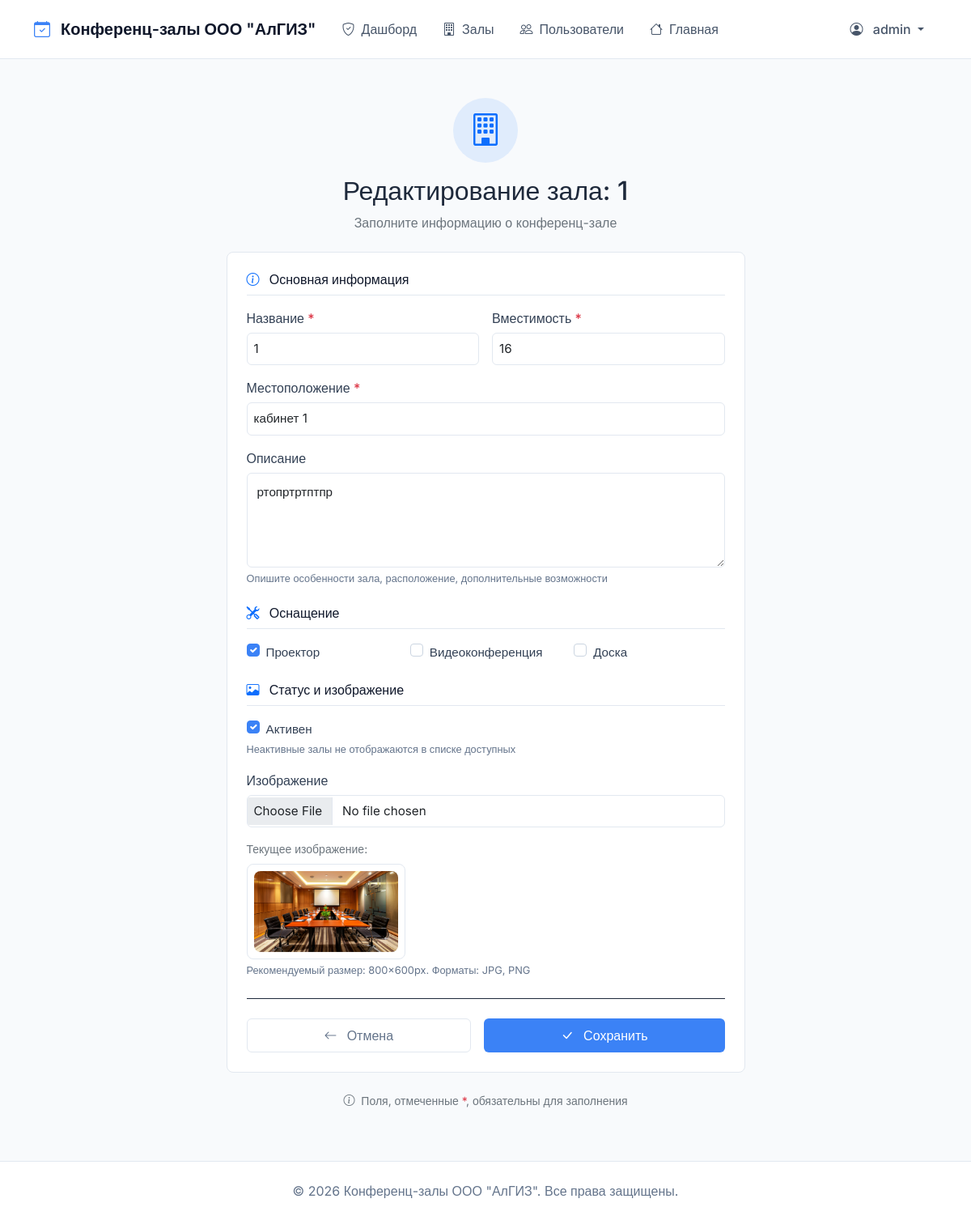
The page /moderator/rooms/1/edit/ (signed in) on the database its author committed.
### bookings/models.py (models this page shows, shortened)
class User(AbstractUser):
    ROLE_CHOICES = (
        ('moderator', 'Модератор'),
        ('requester', 'Заявитель'),
        ('employee', 'Сотрудник'),
    )
    role = models.CharField(max_length=20, choices=ROLE_CHOICES, default='employee', verbose_name="Роль")
    phone = models.CharField(max_length=20, blank=True, verbose_name="Телефон")
    department = models.CharField(max_length=100, blank=True, verbose_name="Отдел")
    avatar = models.ImageField(upload_to='avatars/', blank=True, null=True, verbose_name="Аватар")
    def get_full_name(self):
        if self.first_name and self.last_name:
            return f"{self.first_name} {self.last_name}"
        return self.username
    class Meta:
        verbose_name = "Пользователь"
        verbose_name_plural = "Пользователи"

class ConferenceRoom(models.Model):
    name = models.CharField(max_length=100, verbose_name="Название")
    capacity = models.PositiveIntegerField(verbose_name="Вместимость")
    location = models.CharField(max_length=200, verbose_name="Местоположение")
    description = models.TextField(blank=True, verbose_name="Описание")
    has_projector = models.BooleanField(default=False, verbose_name="Проектор")
    has_video_conference = models.BooleanField(default=False, verbose_name="Видеоконференция")
    has_whiteboard = models.BooleanField(default=False, verbose_name="Доска")
    is_active = models.BooleanField(default=True, verbose_name="Активен")
    image = models.ImageField(upload_to='rooms/', blank=True, null=True, verbose_name="Изображение")
    created_at = models.DateTimeField(auto_now_add=True, verbose_name="Дата создания")
    updated_at = models.DateTimeField(auto_now=True, verbose_name="Дата обновления")
    class Meta:
        verbose_name = "Конференц-зал"
        verbose_name_plural = "Конференц-залы"
        ordering = ['name']

### bookings/views.py (the view)
# urls.py: path('moderator/rooms/<int:room_id>/edit/', views.edit_room, name='edit_room'),
@moderator_required
def edit_room(request, room_id):
    room = get_object_or_404(ConferenceRoom, id=room_id)
    if request.method == 'POST':
        form = RoomForm(request.POST, request.FILES, instance=room)
        if form.is_valid():
            room = form.save()
            messages.success(request, f"Зал '{room.name}' обновлен")
            return redirect('bookings:room_management')
    else:
        form = RoomForm(instance=room)
    return render(request, 'bookings/room_form.html', {
        'form': form, 'title': f'Редактирование зала: {room.name}'
    })

### bookings/templates/bookings/room_form.html (shortened to what this page needs)
{% extends 'bookings/base.html' %}
{% load static %}
{% block content %}
<div class="row justify-content-center">
    <div class="col-md-8 col-lg-7">
        <div class="text-center mb-4">
            <div class="bg-primary bg-opacity-10 rounded-circle d-inline-flex p-3 mb-3">
                <i class="bi bi-building text-primary fs-1"></i>
            </div>
            <h2 class="fw-semibold mb-2">{{ title }}</h2>
            <p class="text-secondary">Заполните информацию о конференц-зале</p>
        </div>
        <div class="border rounded-3 bg-white p-4">
            <form method="post" enctype="multipart/form-data">
                <div class="mb-4">
                    <h6 class="fw-medium mb-3">
                        <i class="bi bi-info-circle text-primary me-2"></i>
                        Основная информация
                    </h6>
                    <div class="row g-3">
                        <div class="col-md-6">
                            <label for="{{ form.name.id_for_label }}" class="form-label fw-medium">
                                {{ form.name.label }} <span class="text-danger">*</span>
                            </label>
                            {{ form.name }}
                        </div>
                        <div class="col-md-6">
                            <label for="{{ form.capacity.id_for_label }}" class="form-label fw-medium">
                                {{ form.capacity.label }} <span class="text-danger">*</span>
                            </label>
                            {{ form.capacity }}
                        </div>
                        <div class="col-12">
                            <label for="{{ form.location.id_for_label }}" class="form-label fw-medium">
                                {{ form.location.label }} <span class="text-danger">*</span>
                            </label>
                            {{ form.location }}
                        </div>
                        <div class="col-12">
                            <label for="{{ form.description.id_for_label }}" class="form-label fw-medium">
                                {{ form.description.label }}
                            </label>
                            {{ form.description }}
                            <div class="form-text">Опишите особенности зала, расположение, дополнительные возможности</div>
                        </div>
                    </div>
                </div>
                <div class="mb-4">
                    <h6 class="fw-medium mb-3">
                        <i class="bi bi-tools text-primary me-2"></i>
                        Оснащение
                    </h6>
                    <div class="row g-3">
                        <div class="col-md-4">
                            <div class="form-check">
                                {{ form.has_projector }}
                                <label class="form-check-label" for="{{ form.has_projector.id_for_label }}">
                                    {{ form.has_projector.label }}
                                </label>
                            </div>
                        </div>
                        <div class="col-md-4">
                            <div class="form-check">
                                {{ form.has_video_conference }}
                                <label class="form-check-label" for="{{ form.has_video_conference.id_for_label }}">
                                    {{ form.has_video_conference.label }}
                                </label>
                            </div>
                        </div>
                        <div class="col-md-4">
                            <div class="form-check">
                                {{ form.has_whiteboard }}
                                <label class="form-check-label" for="{{ form.has_whiteboard.id_for_label }}">
                                    {{ form.has_whiteboard.label }}
                                </label>
                            </div>
                        </div>
                    </div>
                </div>
                <div class="mb-4">
                    <h6 class="fw-medium mb-3">
                        <i class="bi bi-image text-primary me-2"></i>
                        Статус и изображение
                    </h6>
                    <div class="mb-3">
                        <div class="form-check">
                            {{ form.is_active }}
                            <label class="form-check-label" for="{{ form.is_active.id_for_label }}">
                                {{ form.is_active.label }}
                            </label>
                        </div>
                        <div class="form-text">Неактивные залы не отображаются в списке доступных</div>
                    </div>
                    <div>
                        <label for="{{ form.image.id_for_label }}" class="form-label fw-medium">
                            {{ form.image.label }}
                        </label>
                        {{ form.image }}
                        {% if form.instance.image %}
                            <div class="mt-3">
                                <p class="small text-secondary mb-2">Текущее изображение:</p>
                                <div class="border rounded-3 p-2 d-inline-block">
                                    <img src="{{ form.instance.image.url }}"
                                         alt="Текущее изображение"
                                         style="max-height: 100px; max-width: 200px;"
                                         class="rounded-3">
                                </div>
                            </div>
                        {% endif %}
                        <div class="form-text">Рекомендуемый размер: 800×600px. Форматы: JPG, PNG</div>
                    </div>
                </div>
                <hr class="my-4">
                <div class="d-flex gap-3">
                    <a href="{% url 'bookings:room_management' %}" class="btn btn-outline-secondary flex-fill py-2">
                        <i class="bi bi-arrow-left me-2"></i>
                        Отмена
                    </a>
                    <button type="submit" class="btn btn-primary flex-fill py-2">
                        <i class="bi bi-check-lg me-2"></i>
                        Сохранить
                    </button>
                </div>
            </form>
        </div>
        <div class="text-center mt-4">
            <p class="small text-secondary">
                <i class="bi bi-info-circle me-1"></i>
                Поля, отмеченные <span class="text-danger">*</span>, обязательны для заполнения
            </p>
        </div>
    </div>
</div>
{% endblock %}

### bookings/templates/bookings/base.html (shortened to what this page needs)
<!DOCTYPE html>
<html lang="ru">
<head>
    <link href="https://cdn.jsdelivr.net/npm/bootstrap@5.1.3/dist/css/bootstrap.min.css" rel="stylesheet">
    <link rel="stylesheet" href="https://cdn.jsdelivr.net/npm/bootstrap-icons@1.8.1/font/bootstrap-icons.css">
    {% load static %}
    <link rel="stylesheet" href="{% static 'bookings/css/style.css' %}">
</head>
<body>
    <nav class="navbar navbar-expand-lg">
        <div class="container">
            <a class="navbar-brand" href="{% url 'bookings:index' %}">
                <i class="bi bi-calendar-check"></i>
                Конференц-залы ООО "АлГИЗ"
            </a>
            <div class="collapse navbar-collapse" id="navbarNav">
                <ul class="navbar-nav me-auto">
                    {% if user.is_authenticated %}
                        {% if user.role == 'moderator' %}
                            <li class="nav-item">
                                <a class="nav-link {% if request.resolver_match.url_name == 'moderator_dashboard' %}active{% endif %}"
                                   href="{% url 'bookings:moderator_dashboard' %}">
                                    <i class="bi bi-shield-check"></i>Дашборд
                                </a>
                            </li>
                            <li class="nav-item">
                                <a class="nav-link {% if request.resolver_match.url_name == 'room_management' %}active{% endif %}"
                                   href="{% url 'bookings:room_management' %}">
                                    <i class="bi bi-building"></i>Залы
                                </a>
                            </li>
                            <li class="nav-item">
                                <a class="nav-link {% if request.resolver_match.url_name == 'user_management' %}active{% endif %}"
                                   href="{% url 'bookings:user_management' %}">
                                    <i class="bi bi-people"></i>Пользователи
                                </a>
                            </li>
                        {% endif %}
                        <li class="nav-item">
                            <a class="nav-link" href="{% url 'bookings:index' %}">
                                <i class="bi bi-house"></i>Главная
                            </a>
                        </li>
                    {% endif %}
                </ul>
                <ul class="navbar-nav">
                    {% if user.is_authenticated %}
                        <li class="nav-item dropdown">
                            <a class="nav-link dropdown-toggle" href="#" id="userDropdown" role="button"
                               data-bs-toggle="dropdown" aria-expanded="false">
                                <i class="bi bi-person-circle"></i>
                                {{ user.get_full_name|default:user.username }}
                            </a>
                        </li>
                    {% endif %}
                </ul>
            </div>
        </div>
    </nav>
    <main class="container mt-5">
        {% block content %}
        {% endblock %}
    </main>
    <footer class="footer mt-5 py-4">
        <div class="container text-center">
            <span>© 2026 Конференц-залы ООО "АлГИЗ". Все права защищены.</span>
        </div>
    </footer>
</body>
</html>

### bookings/static/bookings/css/style.css (style rules this page uses)
* { margin: 0; padding: 0; box-sizing: border-box; }
:root { --primary: #3b82f6; --primary-dark: #2563eb; --secondary: #64748b; --success: #22c55e; --danger: #ef4444; --warning: #f59e0b; --info: #3b82f6; --light: #f8fafc; --dark: #0f172a; --border: #e2e8f0; }
.form-label { font-weight: 500; color: var(--dark); margin-bottom: 0.5rem; }
.btn { padding: 0.5rem 1rem; font-weight: 500; border-radius: 0.375rem; }
.btn-primary { background-color: #3b82f6; border: none; }
.btn-outline-secondary { border: 1px solid #e2e8f0; color: #64748b; }
.border { border: 1px solid #e2e8f0 !important; }
.rounded-3 { border-radius: 0.5rem !important; }
.form-select, .form-control { border: 1px solid #e2e8f0; border-radius: 0.375rem; padding: 0.5rem; font-size: 0.95rem; }
.form-label { color: #475569; margin-bottom: 0.375rem; }
.bg-opacity-10 { --bs-bg-opacity: 0.1; }
.rounded-circle { width: 80px; height: 80px; display: inline-flex; align-items: center; justify-content: center; }
.btn-outline-secondary { border: 1px solid #e2e8f0; color: #64748b; background-color: #ffffff; transition: all 0.2s; }
.form-check-input:checked { background-color: #3b82f6; border-color: #3b82f6; }
textarea.form-control { border: 1px solid #e2e8f0; border-radius: 0.375rem; padding: 0.75rem; font-size: 0.95rem; }
h6.fw-medium { color: #0f172a; border-bottom: 1px solid #e2e8f0; padding-bottom: 0.5rem; margin-bottom: 1rem; }
.form-control, .form-select { border: 1px solid #e2e8f0; border-radius: 0.375rem; padding: 0.5rem 0.75rem; font-size: 0.95rem; transition: all 0.2s; }
.form-label { color: #334155; margin-bottom: 0.375rem; }
.form-check-input { margin-top: 0.15rem; border: 1px solid #cbd5e1; }
.form-check-label { color: #334155; font-size: 0.95rem; }
.form-text { color: #64748b; font-size: 0.8rem; margin-top: 0.25rem; }
.rounded-3 { border-radius: 0.5rem; }
.btn-primary { background-color: #3b82f6; border: none; transition: background-color 0.2s; }
hr { border-color: #e2e8f0; opacity: 1; }

### bookings/templates/bookings/base.html (style rules this page uses)
body { font-family: 'Inter', sans-serif; background-color: #f8fafc; color: #1e293b; }
.navbar { background-color: #ffffff !important; border-bottom: 1px solid #e2e8f0; padding: 1rem 0; }
.navbar-brand { color: #0f172a !important; font-weight: 600; font-size: 1.25rem; }
.navbar-brand i { color: #3b82f6; margin-right: 0.5rem; }
.nav-link { color: #475569 !important; font-weight: 500; padding: 0.5rem 1rem !important; border-radius: 0.375rem; transition: all 0.2s; }
.nav-link i { margin-right: 0.5rem; }
.footer { background-color: #ffffff !important; border-top: 1px solid #e2e8f0; color: #64748b; }
.btn { font-weight: 500; padding: 0.5rem 1rem; border-radius: 0.375rem; transition: all 0.2s; }
.btn-primary { background-color: #3b82f6; border: none; }
.form-control, .form-select { border: 1px solid #e2e8f0; border-radius: 0.375rem; padding: 0.5rem; }

### rows shown on the page
User: get_full_name "admin"
ConferenceRoom: name "1", capacity "16", location "кабинет 1", description "ртопртртптпр", has_projector "☑", is_active "☑", instance.image (picture)

### other values the page prints
{{ title }} "Редактирование зала: 1"
